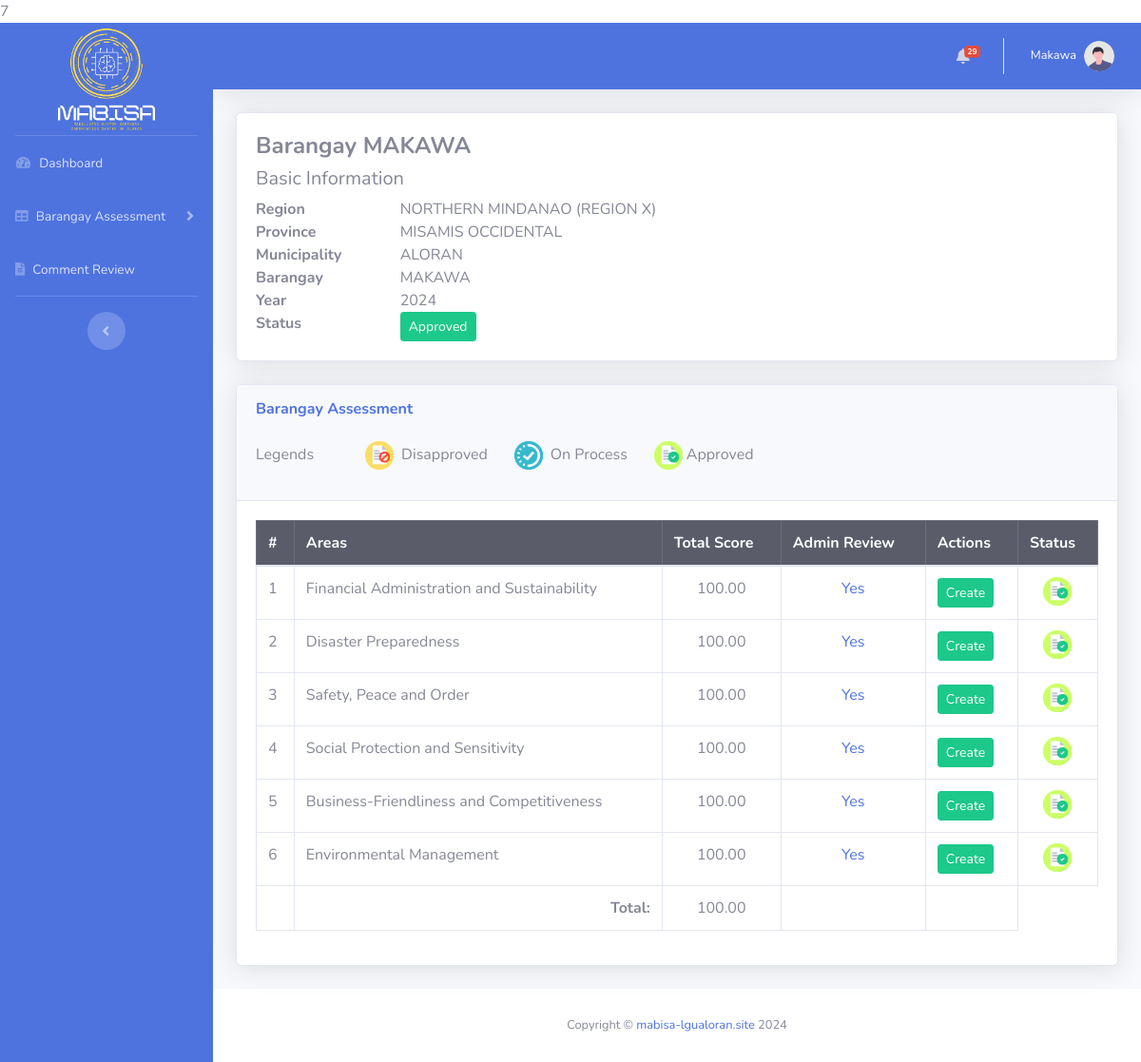
The app's page /User/assessment_view.php?tab=5 (signed in) with its own data.
### tables this page shows
CREATE TABLE `assessment` (
  `keyctr` int(11) NOT NULL,
  `id` text DEFAULT NULL,
  `region_code` text DEFAULT NULL,
  `province_code` text DEFAULT NULL,
  `city_code` text DEFAULT NULL,
  `barangay_code` text DEFAULT NULL,
  `year` year(4) DEFAULT NULL,
  `date_time` datetime DEFAULT current_timestamp(),
  `status` tinyint(1) NOT NULL DEFAULT 0
);

CREATE TABLE `barangay` (
  `keyctr` int(11) NOT NULL,
  `city_code` text DEFAULT NULL,
  `barangay_code` text DEFAULT NULL,
  `barangay_name` text DEFAULT NULL
);

CREATE TABLE `region` (
  `keyctr` int(11) NOT NULL,
  `country_code` text DEFAULT NULL,
  `region_code` text DEFAULT NULL,
  `region_name` text DEFAULT NULL
);

CREATE TABLE `province` (
  `keyctr` int(11) NOT NULL,
  `region_code` text DEFAULT NULL,
  `province_code` text DEFAULT NULL,
  `province_name` text DEFAULT NULL
);

CREATE TABLE `city` (
  `keyctr` int(11) NOT NULL,
  `province_code` text DEFAULT NULL,
  `city_code` text DEFAULT NULL,
  `city_name` text DEFAULT NULL
);

### User/assessment_view.php (the view, shortened to what the rows shown need)
<?php
    require_once '../actions/dbconn.php';
    $dbconn = new PDO("mysql:host=$host;dbname=$dbname", $username, $password);
    $dbconn->setAttribute( PDO::ATTR_ERRMODE, PDO::ERRMODE_EXCEPTION);
    $dbconn->setAttribute(PDO::ATTR_EMULATE_PREPARES, false);
    if (isset($_GET['tab'])) {
        $key = $_GET['tab'];
        $stmt = $dbconn->prepare("SELECT COUNT(*) FROM assessment where keyctr=?");
        $stmt->bindParam(1, $key);
        $stmt->execute();
        $count = $stmt->fetchColumn();
        if ($count >= 1) {
            $query = $dbconn->prepare("SELECT a.keyctr,a.id,a.year,a.date_time,a.status,c.region_name,d.province_name,e.city_name,f.barangay_name FROM assessment as a  inner join region as c on a.region_code=c.region_code inner join province as d on a.province_code=d.province_code inner join city as e on a.city_code=e.city_code inner join barangay as f on a.barangay_code=f.barangay_code where a.keyctr=?");
            $query->bindParam(1, $key);
            $query->execute();
            $result = $query->fetch(PDO::FETCH_ASSOC);
            $region_name = $result['region_name'];
            $province_name = $result['province_name'];
            $city_name = $result['city_name'];
            $barangay_name = $result['barangay_name'];
            $year = $result['year'];
        }else{
?>
            <script type="text/javascript">
                window.location="../";
            </script>
<?php
        }
    }else{
?>
        <script type="text/javascript">
            window.location="../";
        </script>
<?php
    }
 ?>
<!DOCTYPE html>
<html lang="en">
<head>
    <?php include '../lib/top.php' ?>
</head>
<body id="page-top">
    <div id="wrapper">
        <div id="content-wrapper" class="d-flex flex-column">
            <div id="content">
                <div class="container-fluid">
                    <div class="card shadow mb-4">
                        <div class="card-body">
                            <div class="row">
                                <div class="col-lg-12">
                                    <h4><b>Barangay <?php echo $barangay_name ?></b></h4>
                                </div>
                                <div class="col-lg-12">
                                    <div class="row">
                                        <div class="col-lg-2"><b>Region</b></div>
                                        <div class="col-lg-9"><?php echo $region_name ?></div>
                                    </div>
                                </div>
                                <div class="col-lg-12">
                                    <div class="row">
                                        <div class="col-lg-2"><b>Province</b></div>
                                        <div class="col-lg-9"><?php echo $province_name ?></div>
                                    </div>
                                </div>
                                <div class="col-lg-12">
                                    <div class="row">
                                        <div class="col-lg-2"><b>Municipality</b></div>
                                        <div class="col-lg-9"><?php echo $city_name ?></div>
                                    </div>
                                </div>
                                <div class="col-lg-12">
                                    <div class="row">
                                        <div class="col-lg-2"><b>Barangay</b></div>
                                        <div class="col-lg-9"><?php echo $barangay_name ?></div>
                                    </div>
                                </div>
                                <div class="col-lg-12">
                                    <div class="row">
                                        <div class="col-lg-2"><b>Year</b></div>
                                        <div class="col-lg-9"><?php echo $year ?></div>
                                    </div>
                                </div>
                            </div>
                        </div>
                    </div>
                    <div class="card shadow mb-4">
                        <div class="card-body" id="viewLocation">
                            <div class="table-responsive" id="assessmenTable">
                                <table class="table table-bordered" id="" width="100%" cellspacing="0">
                                    <thead class="table-dark">
                                        <tr>
                                            <th>#</th>
                                            <th>Areas</th>
                                            <th>Total Score</th>
                                            <th>Admin Review</th>
                                            <th>Actions</th>
                                            <th>Status</th>
                                        </tr>
                                    </thead>
                                </table>
                            </div>
                        </div>
                    </div>
                </div>
            </div>
        </div>
    </div>
</body>
</html>

### records on screen
assessment: barangay.barangay_name "MAKAWA", region.region_name "NORTHERN MINDANAO (REGION X)", province.province_name "MISAMIS OCCIDENTAL", city.city_name "ALORAN", year "2024"

### other values on screen
$count_noti "29"
$_SESSION['username'] "Makawa"
$total1 "100.00"
$total2 "100.00"
$total3 "100.00"
$total4 "100.00"
$total5 "100.00"
$total6 "100.00"
$total_all "100.00"
